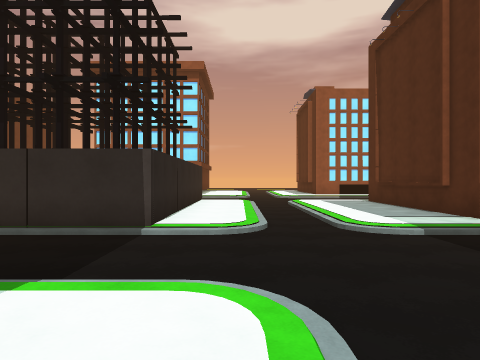
view 1 (above)

24 first-person views from a walk through a Unity game level. The camera is 1.5 m above the floor, looks level and sees 75° across. The floor is counted in squares, 2 m on a side. Each view is taken from the middle of a square. On the plan, view 1 faces up. The plan holds only what a view shows up to about 10 squares ahead; the rest is blank. The place goes on beyond the plan. The player is left out. Some animated figures are left out.

view 2
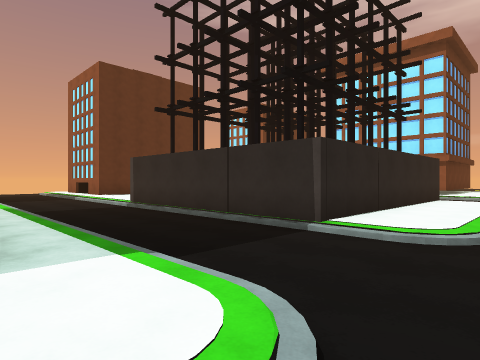

view 3
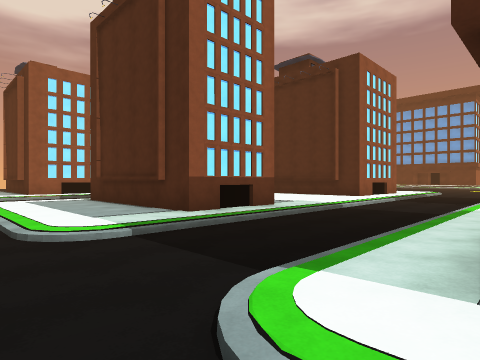

view 4
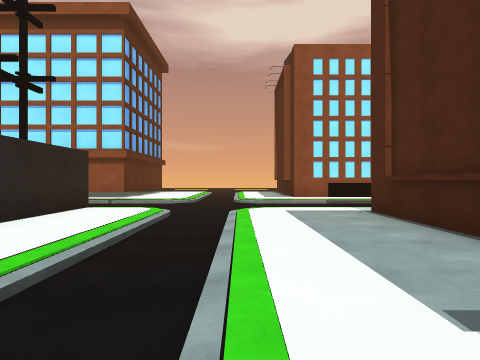

view 5
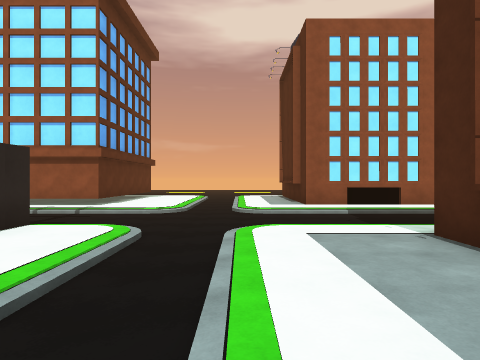

view 6
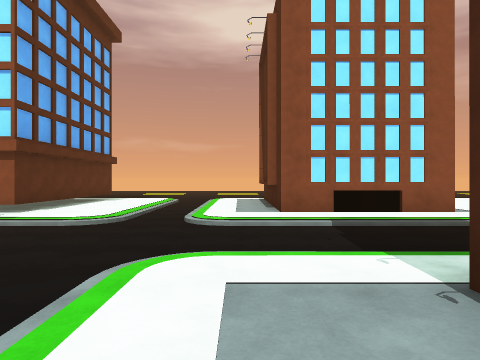

view 7
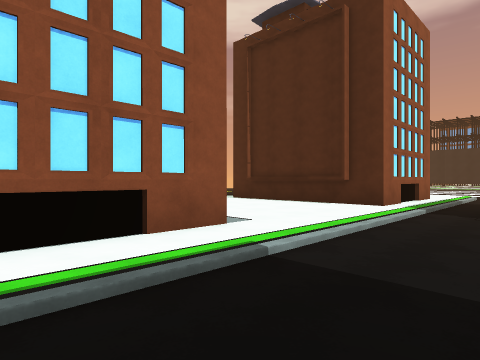

view 8
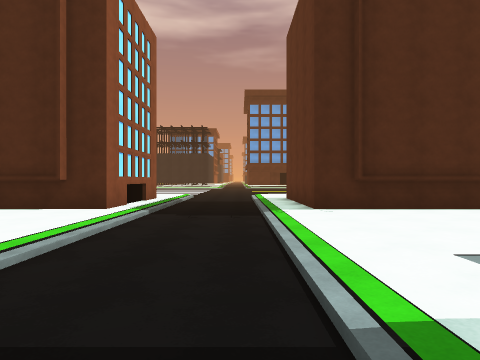

view 9
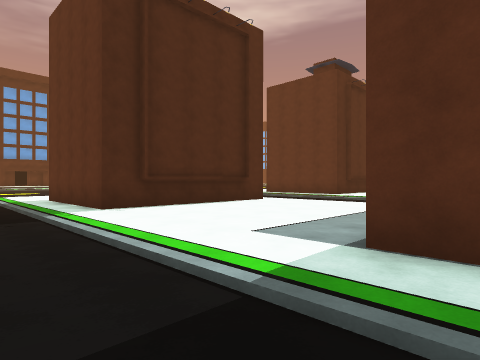

view 10
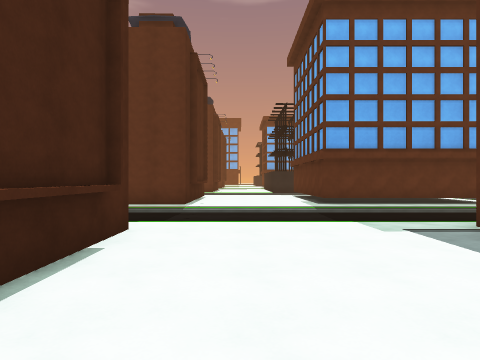

view 11
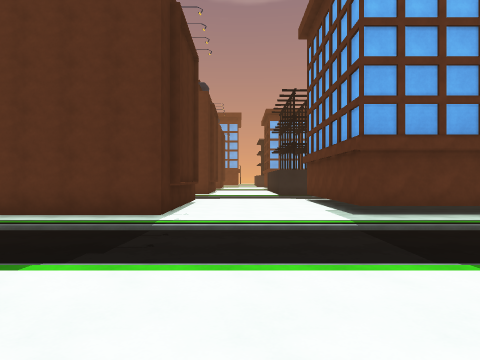

view 12
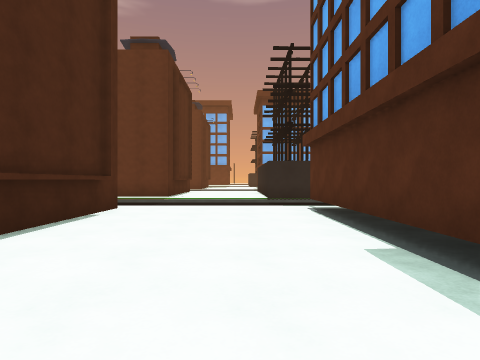

view 13
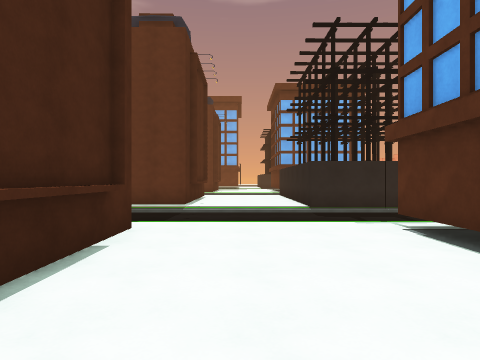

view 14
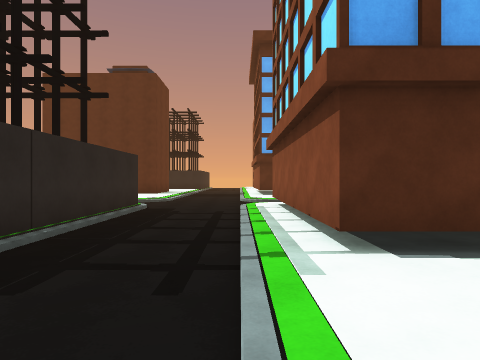

view 15
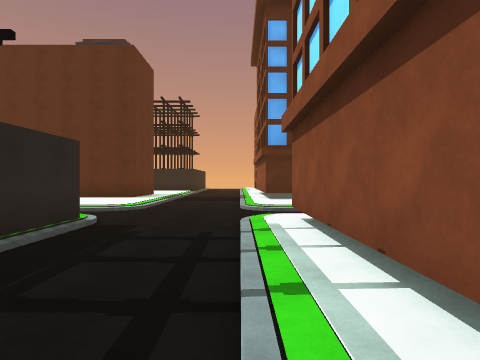

view 16
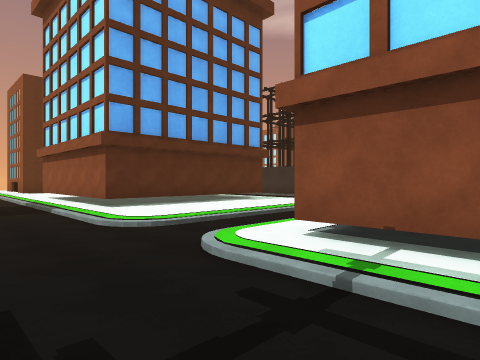

view 17
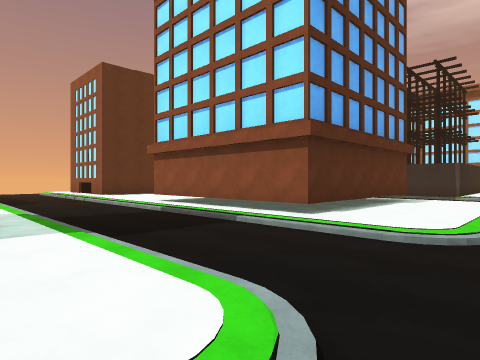

view 18
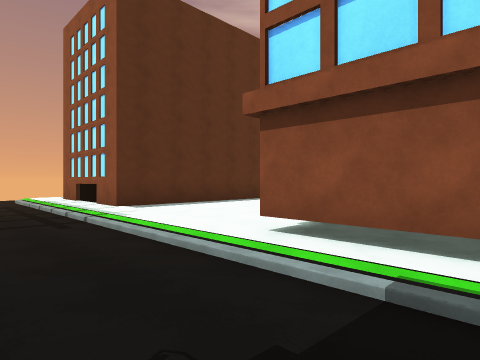

view 19
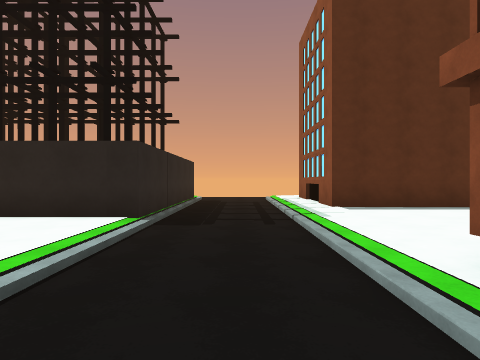

view 20
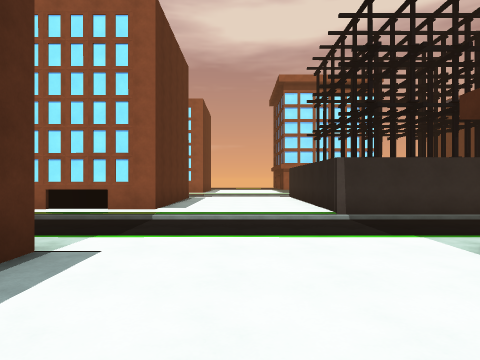

view 21
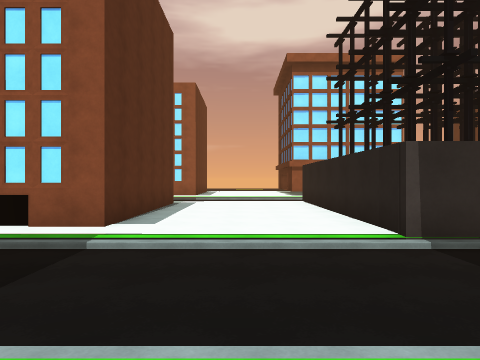

view 22
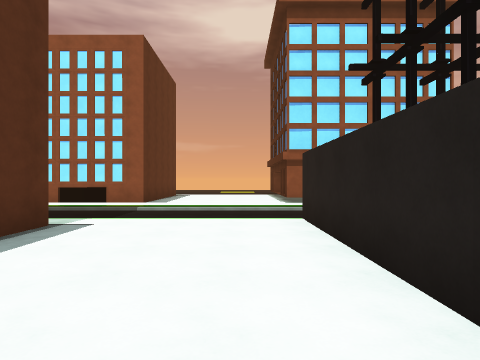

view 23
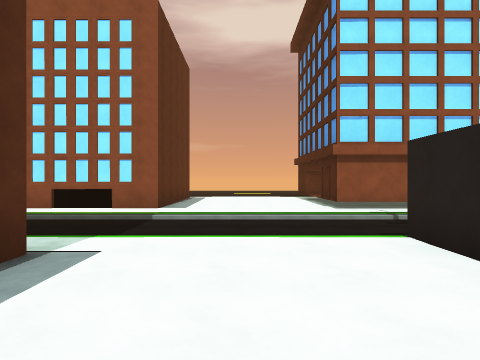

view 24
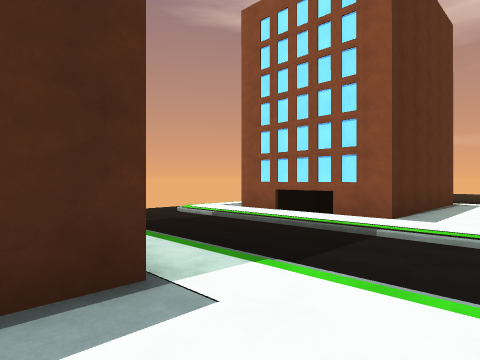

### Floor plan
Key: @ floor where view 1 was taken; # wall or solid block; . main floor; - floor 0.25 m lower than the main floor; / step, stairs or slope.
Columns run from 18 left of view 1 to 16 right of it. Each row starts with its distance up from view 1.
 19       #.        #..-/.#     ...#
 18       #....     #..-/.#    ....#
 17  .#####....#   ##..-/.#####....#
 16 /..........#####...-/..........####
 15 /////////////  ////-///////////////
 14 ------------   --------------------
 13   ----------    -------------------
 12     .......#    #./-/..............
 11       #....#    #..-/..###.....####
 10       #....#    #..-/..#  .....#
  9       #....#    #..-/..#  .....#
  8       #....#    #..-/..#  .....#
  7       #....#    #..-/..#  .....#
  6    ####....######..-/..###......
  5    ////////////////-/////////////
  4     -----------------------------
  3      -----------------------------
  2      ............./-/..............
  1       #....     #..-/ #####....####
  0       #....     #.@       #....#
 -1       #...      #..-      #....#
 -2       #...      #..-      #....#
 -3      ##....     #..-/     #....#
 -4   ####.....######..-/######....#
 -5   /////////////////-////////////
 -6    -----------------------------
 -7    ------------------------------
 -8    #####........../-/#######.....
 -9        #...    ....-       #...##

Positions as (right, up) in squares from view 1, and headings:
1: (0, 0), facing up
2: (1, 1), facing up-left
3: (1, 1), facing up-right
4: (2, 5), facing up
5: (2, 7), facing up
6: (3, 9), facing up
7: (5, 13), facing up-right
8: (6, 13), facing right
9: (6, 14), facing down-right
10: (11, 11), facing down
11: (11, 8), facing down
12: (10, 3), facing down
13: (11, 1), facing down
14: (11, -5), facing left
15: (8, -5), facing left
16: (5, -7), facing up-left
17: (1, -9), facing up-left
18: (-5, -7), facing up-left
19: (-5, -6), facing left
20: (-10, -2), facing up
21: (-10, 1), facing up
22: (-9, 6), facing up
23: (-10, 8), facing up
24: (-10, 10), facing up-left
